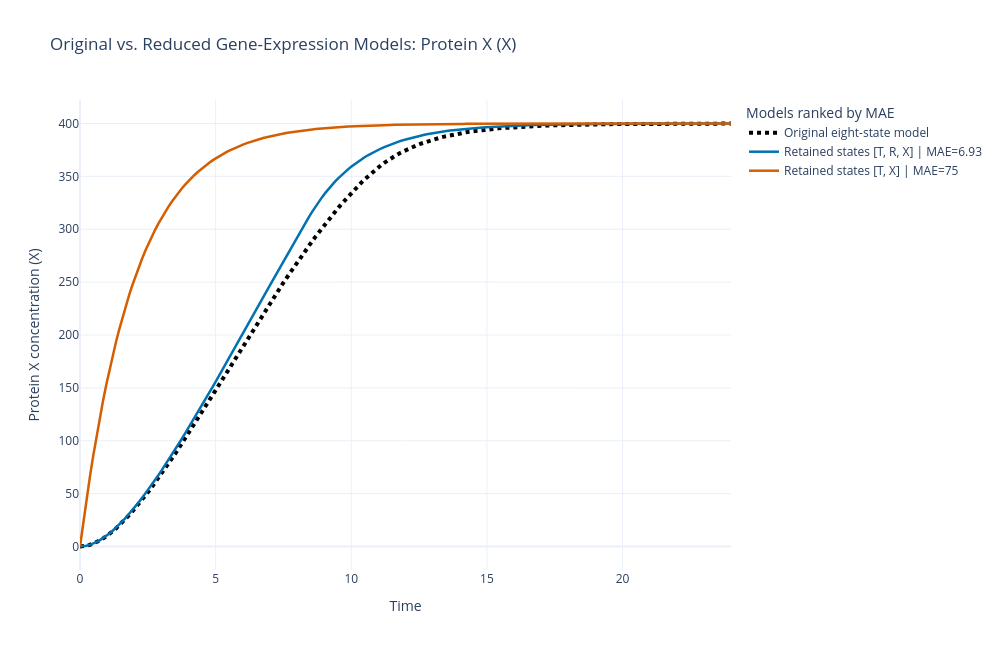

The notebook cell this image was saved under:
### Markdown cell above
> **Interactive Plotly note:** The next figure is interactive in Visual Studio Code (VS Code) or another Jupyter front end. GitHub does not reliably render interactive Plotly output, so a static Matplotlib equivalent is included immediately afterward.

### Code cell
gene_candidate_models = [
    ("Retained states [T, R, X]", gene_reduced_trx),
    ("Retained states [T, X]", gene_reduced_tx),
]

gene_comparisons = []
for name, model in gene_candidate_models:
    reduced_ode = get_ODE(model, gene_timepoints)
    reduced_solution = reduced_ode.solve_system().T
    reduced_output = np.ravel(
        np.asarray(model.C) @ reduced_solution
    )
    mae = np.mean(np.abs(gene_full_output - reduced_output))
    gene_comparisons.append(
        {
            "name": name,
            "model": model,
            "output": reduced_output,
            "mae": float(mae),
        }
    )

gene_comparisons.sort(key=lambda result: result["mae"])

gene_figure = go.Figure()
gene_figure.add_trace(
    go.Scatter(
        x=gene_timepoints,
        y=gene_full_output,
        mode="lines",
        name="Original eight-state model",
        line=dict(color="black", dash="dot", width=4),
    )
)

for color, result in zip(["#0072B2", "#D55E00"], gene_comparisons):
    print(f"{result['name']}: MAE={result['mae']:.6g}")
    gene_figure.add_trace(
        go.Scatter(
            x=gene_timepoints,
            y=result["output"],
            mode="lines",
            name=f"{result['name']} | MAE={result['mae']:.3g}",
            line=dict(color=color, width=2.5),
        )
    )

gene_figure.update_layout(
    title="Original vs. Reduced Gene-Expression Models: Protein X",
    xaxis_title="Time",
    yaxis_title="Protein X",
    legend_title="Models ranked by MAE",
    template="plotly_white",
    width=1000,
    height=650,
)
gene_figure.show()

# Optional SVG export (requires the Plotly Kaleido package):
# gene_figure.write_image("gene_expression_comparison.svg")

### Figure 1 — Plotly figure (JSON) as saved in the notebook; plotly's stock layout.template omitted (floating-point values rounded to 4 significant figures; data arrays with more than 128 entries replaced by an {"elided": "..."} marker saying what was removed)
{"data": [{"line": {"color": "black", "dash": "dot", "width": 4}, "mode": "lines", "name": "Original eight-state model", "type": "scatter", "x": {"elided": "200 float values"}, "y": {"elided": "200 float values"}}, {"line": {"color": "#0072B2", "width": 2.5}, "mode": "lines", "name": "Retained states [T, R, X] | MAE=6.93", "type": "scatter", "x": {"elided": "200 float values"}, "y": {"elided": "200 float values"}}, {"line": {"color": "#D55E00", "width": 2.5}, "mode": "lines", "name": "Retained states [T, X] | MAE=75", "type": "scatter", "x": {"elided": "200 float values"}, "y": {"elided": "200 float values"}}], "layout": {"height": 650, "legend": {"title": {"text": "Models ranked by MAE"}}, "title": {"text": "Original vs. Reduced Gene-Expression Models: Protein X (X)"}, "width": 1000, "xaxis": {"title": {"text": "Time"}}, "yaxis": {"title": {"text": "Protein X concentration (X)"}}}}
